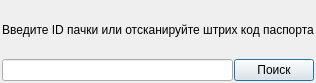
<?xml version="1.0" encoding="UTF-8"?>
<ui version="4.0">
 <class>Dialog</class>
 <widget class="QDialog" name="Dialog">
  <property name="geometry">
   <rect>
    <x>0</x>
    <y>0</y>
    <width>315</width>
    <height>83</height>
   </rect>
  </property>
  <property name="windowTitle">
   <string>Сканирование пачек</string>
  </property>
  <layout class="QGridLayout" name="gridLayout">
   <property name="leftMargin">
    <number>2</number>
   </property>
   <property name="topMargin">
    <number>2</number>
   </property>
   <property name="rightMargin">
    <number>2</number>
   </property>
   <property name="bottomMargin">
    <number>2</number>
   </property>
   <property name="spacing">
    <number>1</number>
   </property>
   <item row="1" column="0">
    <widget class="QLineEdit" name="le_number"/>
   </item>
   <item row="1" column="1">
    <widget class="QPushButton" name="pushButton">
     <property name="text">
      <string>Поиск</string>
     </property>
    </widget>
   </item>
   <item row="0" column="0" colspan="2">
    <widget class="QLabel" name="label">
     <property name="text">
      <string>Введите ID пачки или отсканируйте штрих код паспорта</string>
     </property>
     <property name="alignment">
      <set>Qt::AlignCenter</set>
     </property>
    </widget>
   </item>
  </layout>
 </widget>
 <resources/>
 <connections>
  <connection>
   <sender>pushButton</sender>
   <signal>clicked()</signal>
   <receiver>Dialog</receiver>
   <slot>ui_acc_id()</slot>
   <hints>
    <hint type="sourcelabel">
     <x>283</x>
     <y>66</y>
    </hint>
    <hint type="destinationlabel">
     <x>370</x>
     <y>68</y>
    </hint>
   </hints>
  </connection>
 </connections>
 <slots>
  <slot>ui_acc_id()</slot>
 </slots>
</ui>
